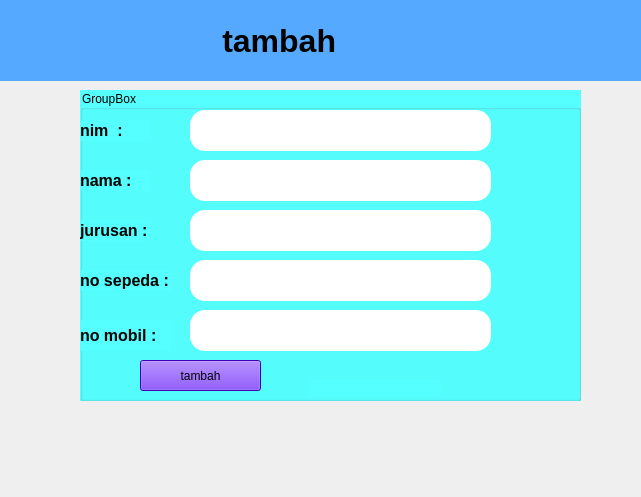
<?xml version="1.0" encoding="UTF-8"?>
<ui version="4.0">
 <class>Form</class>
 <widget class="QWidget" name="Form">
  <property name="geometry">
   <rect>
    <x>0</x>
    <y>0</y>
    <width>641</width>
    <height>497</height>
   </rect>
  </property>
  <property name="windowTitle">
   <string>Form</string>
  </property>
  <widget class="QGroupBox" name="groupBox">
   <property name="geometry">
    <rect>
     <x>80</x>
     <y>90</y>
     <width>501</width>
     <height>311</height>
    </rect>
   </property>
   <property name="styleSheet">
    <string notr="true">background-color: rgb(85, 255, 255);</string>
   </property>
   <property name="title">
    <string>GroupBox</string>
   </property>
   <widget class="QLabel" name="label">
    <property name="geometry">
     <rect>
      <x>0</x>
      <y>80</y>
      <width>71</width>
      <height>21</height>
     </rect>
    </property>
    <property name="font">
     <font>
      <family>Arial</family>
      <pointsize>12</pointsize>
      <weight>75</weight>
      <bold>true</bold>
     </font>
    </property>
    <property name="text">
     <string>nama :</string>
    </property>
   </widget>
   <widget class="QLabel" name="label_2">
    <property name="geometry">
     <rect>
      <x>0</x>
      <y>130</y>
      <width>71</width>
      <height>21</height>
     </rect>
    </property>
    <property name="font">
     <font>
      <family>Arial</family>
      <pointsize>12</pointsize>
      <weight>75</weight>
      <bold>true</bold>
     </font>
    </property>
    <property name="text">
     <string>jurusan :</string>
    </property>
   </widget>
   <widget class="QLabel" name="label_3">
    <property name="geometry">
     <rect>
      <x>0</x>
      <y>30</y>
      <width>71</width>
      <height>21</height>
     </rect>
    </property>
    <property name="font">
     <font>
      <family>Arial</family>
      <pointsize>12</pointsize>
      <weight>75</weight>
      <bold>true</bold>
     </font>
    </property>
    <property name="text">
     <string>nim  :</string>
    </property>
   </widget>
   <widget class="QLabel" name="label_4">
    <property name="geometry">
     <rect>
      <x>0</x>
      <y>230</y>
      <width>91</width>
      <height>31</height>
     </rect>
    </property>
    <property name="font">
     <font>
      <family>Arial</family>
      <pointsize>12</pointsize>
      <weight>75</weight>
      <bold>true</bold>
     </font>
    </property>
    <property name="text">
     <string>no mobil :</string>
    </property>
   </widget>
   <widget class="QLabel" name="label_5">
    <property name="geometry">
     <rect>
      <x>0</x>
      <y>180</y>
      <width>91</width>
      <height>21</height>
     </rect>
    </property>
    <property name="font">
     <font>
      <family>Arial</family>
      <pointsize>12</pointsize>
      <weight>75</weight>
      <bold>true</bold>
     </font>
    </property>
    <property name="text">
     <string>no sepeda :</string>
    </property>
   </widget>
   <widget class="QLineEdit" name="nim">
    <property name="geometry">
     <rect>
      <x>110</x>
      <y>20</y>
      <width>301</width>
      <height>41</height>
     </rect>
    </property>
    <property name="styleSheet">
     <string notr="true">background-color: rgb(255, 255, 255);
border-radius: 15px;
</string>
    </property>
   </widget>
   <widget class="QLineEdit" name="nama">
    <property name="geometry">
     <rect>
      <x>110</x>
      <y>70</y>
      <width>301</width>
      <height>41</height>
     </rect>
    </property>
    <property name="styleSheet">
     <string notr="true">background-color: rgb(255, 255, 255);
border-radius: 15px;
</string>
    </property>
   </widget>
   <widget class="QLineEdit" name="jurusan">
    <property name="geometry">
     <rect>
      <x>110</x>
      <y>120</y>
      <width>301</width>
      <height>41</height>
     </rect>
    </property>
    <property name="styleSheet">
     <string notr="true">background-color: rgb(255, 255, 255);
border-radius: 15px;
</string>
    </property>
   </widget>
   <widget class="QLineEdit" name="nos">
    <property name="geometry">
     <rect>
      <x>110</x>
      <y>170</y>
      <width>301</width>
      <height>41</height>
     </rect>
    </property>
    <property name="styleSheet">
     <string notr="true">background-color: rgb(255, 255, 255);
border-radius: 15px;
</string>
    </property>
   </widget>
   <widget class="QPushButton" name="tambah">
    <property name="geometry">
     <rect>
      <x>60</x>
      <y>270</y>
      <width>121</width>
      <height>31</height>
     </rect>
    </property>
    <property name="styleSheet">
     <string notr="true">background-color: rgb(85, 0, 255);</string>
    </property>
    <property name="text">
     <string>tambah</string>
    </property>
   </widget>
   <widget class="QLineEdit" name="nom">
    <property name="geometry">
     <rect>
      <x>110</x>
      <y>220</y>
      <width>301</width>
      <height>41</height>
     </rect>
    </property>
    <property name="styleSheet">
     <string notr="true">background-color: rgb(255, 255, 255);
border-radius: 15px;
</string>
    </property>
   </widget>
   <widget class="QLabel" name="cek">
    <property name="geometry">
     <rect>
      <x>230</x>
      <y>290</y>
      <width>131</width>
      <height>16</height>
     </rect>
    </property>
    <property name="text">
     <string/>
    </property>
   </widget>
  </widget>
  <widget class="QLabel" name="label_6">
   <property name="geometry">
    <rect>
     <x>0</x>
     <y>0</y>
     <width>641</width>
     <height>81</height>
    </rect>
   </property>
   <property name="font">
    <font>
     <family>Arial</family>
     <pointsize>24</pointsize>
     <weight>75</weight>
     <bold>true</bold>
    </font>
   </property>
   <property name="styleSheet">
    <string notr="true">background-color: rgb(85, 170, 255);</string>
   </property>
   <property name="text">
    <string>                         tambah</string>
   </property>
  </widget>
 </widget>
 <resources/>
 <connections/>
</ui>
